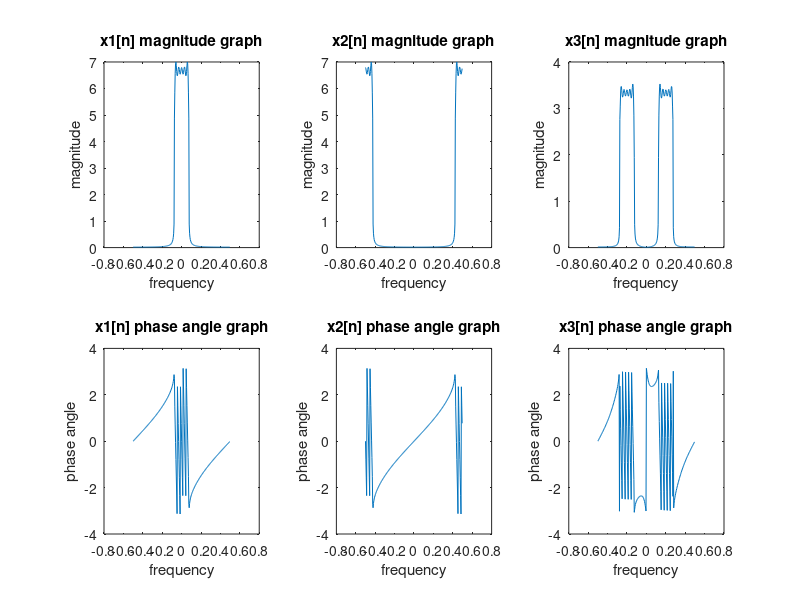
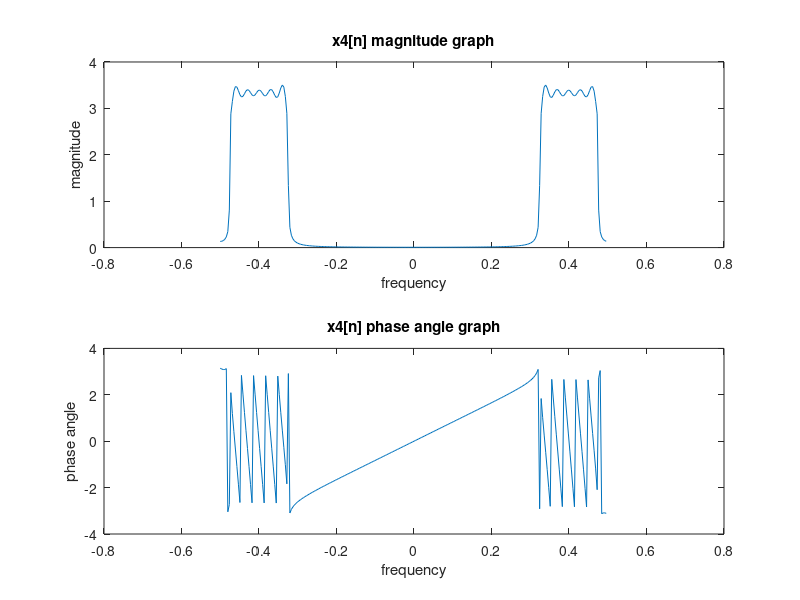

Write MATLAB code to recreate these figures, in order.
% He Feng

% We used the same method from the last exercise to compute some built-in
% sinc functions, and we use FFT function to determine the magnitude and
% phase plot.

clear all;
close all;

% Ddefine the domain of n.
n = 0:1:255;
N = 256;
f = [0.15 0.2 0.4];
% The frequency which will shown on x-axis.
w = (-N/2:N/2-1)*(1/N);

% Define the functions and use FFT to compute it. 
% Then shift the function and determine the magnitude and angle.
x1 = sinc(f(1)*(n-32));
X1 = fft(x1);
X1_shift = fftshift(X1);
X1_shift_magnitude = abs(X1_shift);
X1_shift_angle = angle(X1_shift);

x2 = sinc(f(1).*(n-32)).*(-1).^n;
X2 = fft(x2);
X2_shift = fftshift(X2);
X2_shift_magnitude = abs(X2_shift);
X2_shift_angle = angle(X2_shift);

x3 = sinc(f(1).*(n-32)).*cos(2*pi*f(2).*n);
X3 = fft(x3);
X3_shift = fftshift(X3);
X3_shift_magnitude = abs(X3_shift);
X3_shift_angle = angle(X3_shift);

x4 = sinc(f(1).*(n-32)).*cos(2*pi*f(3).*n);
X4 = fft(x4);
X4_shift = fftshift(X4);
X4_shift_magnitude = abs(X4_shift);
X4_shift_angle = angle(X4_shift);

% Plot the graphs in two figures. The first figure contains the six graphs
% from the first three functions, and the second figure contains two graphs
% from the last function.
figure(1);
subplot(2,3,1);
plot(w,X1_shift_magnitude);
xlabel('frequency');
ylabel('magnitude');
title('x1[n] magnitude graph');
subplot(2,3,4);
plot(w,X1_shift_angle);
xlabel('frequency');
ylabel('phase angle');
title('x1[n] phase angle graph');

subplot(2,3,2);
plot(w,X2_shift_magnitude);
xlabel('frequency');
ylabel('magnitude');
title('x2[n] magnitude graph');
subplot(2,3,5);
plot(w,X2_shift_angle);
xlabel('frequency');
ylabel('phase angle');
title('x2[n] phase angle graph');

subplot(2,3,3);
plot(w,X3_shift_magnitude);
xlabel('frequency');
ylabel('magnitude');
title('x3[n] magnitude graph');
subplot(2,3,6);
plot(w,X3_shift_angle);
xlabel('frequency');
ylabel('phase angle');
title('x3[n] phase angle graph');

figure(2);
subplot(2,1,1);
plot(w,X4_shift_magnitude);
xlabel('frequency');
ylabel('magnitude');
title('x4[n] magnitude graph');
subplot(2,1,2);
plot(w,X4_shift_angle);
xlabel('frequency');
ylabel('phase angle');
title('x4[n] phase angle graph');
